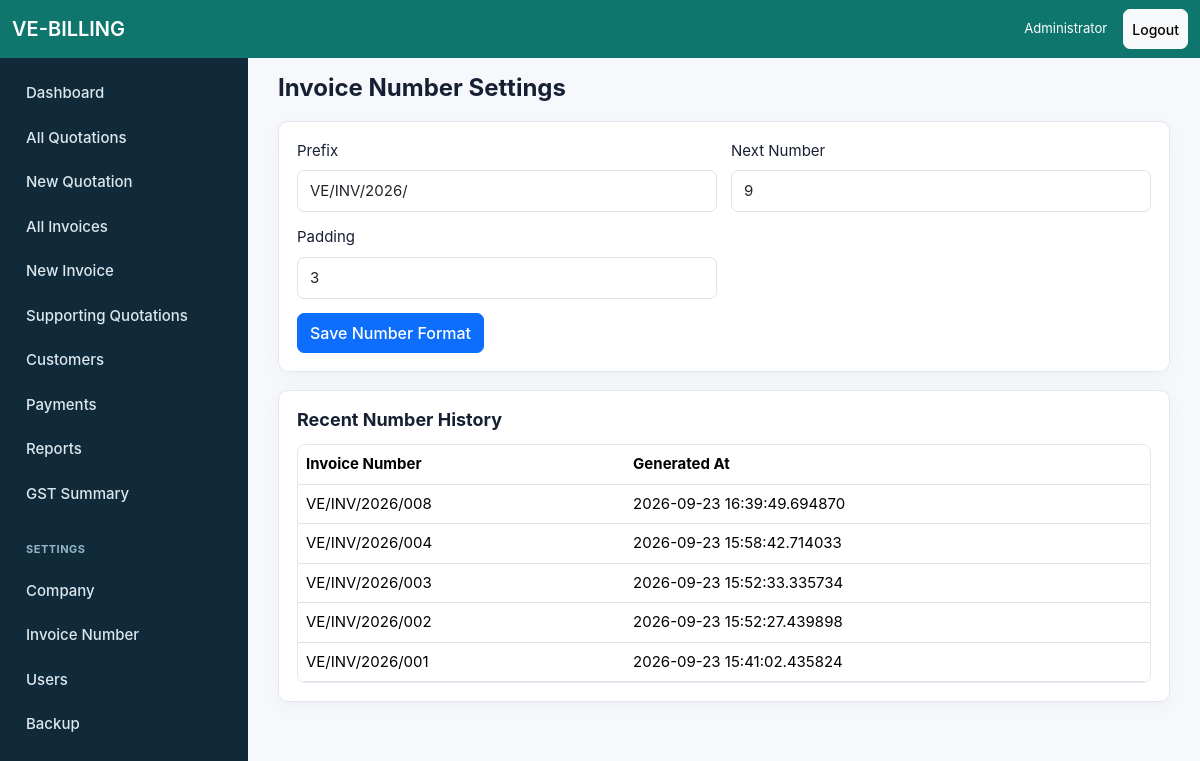
The page /settings/invoice-number (signed in) on the database its author committed.
### models/core.py (models this page shows)
class TimestampMixin:
    created_at = db.Column(db.DateTime, default=datetime.utcnow, nullable=False)
    updated_at = db.Column(db.DateTime, default=datetime.utcnow, onupdate=datetime.utcnow)

class User(UserMixin, TimestampMixin, db.Model):
    id = db.Column(db.Integer, primary_key=True)
    name = db.Column(db.String(120), nullable=False)
    username = db.Column(db.String(80), unique=True, nullable=False)
    email = db.Column(db.String(160), unique=True, nullable=False)
    password_hash = db.Column(db.String(255), nullable=False)
    role = db.Column(db.String(20), default="staff", nullable=False)
    active = db.Column(db.Boolean, default=True, nullable=False)
    @property
    def is_active(self):
        return self.active

class InvoiceNumberSetting(TimestampMixin, db.Model):
    id = db.Column(db.Integer, primary_key=True)
    prefix = db.Column(db.String(80), nullable=False)
    next_number = db.Column(db.Integer, default=1, nullable=False)
    padding = db.Column(db.Integer, default=3, nullable=False)

class InvoiceNumberHistory(TimestampMixin, db.Model):
    id = db.Column(db.Integer, primary_key=True)
    invoice_number = db.Column(db.String(80), unique=True, nullable=False)
    invoice_id = db.Column(db.Integer, db.ForeignKey("invoice.id"))
    generated_by = db.Column(db.Integer, db.ForeignKey("user.id"))

### routes/main.py (the view, shortened to what this page needs)
@main_bp.route("/settings/invoice-number", methods=["GET", "POST"])
@login_required
def invoice_number_settings():
    if not admin_required():
        return redirect(url_for("main.dashboard"))
    setting = InvoiceNumberSetting.query.first()
    return render_template("settings_number.html", setting=setting, history=InvoiceNumberHistory.query.order_by(InvoiceNumberHistory.created_at.desc()).limit(50).all())

### app.py (called while the page is built)
@login_manager.user_loader
def load_user(user_id):
    return db.session.get(User, int(user_id))

### routes/main.py (called while the page is built)
@main_bp.context_processor
def inject_globals():
    return {"today": date.today(), "is_admin": current_user.is_authenticated and current_user.role == "admin"}

def admin_required():
    if current_user.role != "admin":
        flash("Admin access required.", "warning")
        return False
    return True

### templates/settings_number.html (shortened to what this page needs)
{% extends "base.html" %}
{% block content %}
<div class="page-head"><h1>Invoice Number Settings</h1></div>
<section class="panel">
  <form class="grid-form" method="post">
    <div><label class="form-label">Prefix</label><input class="form-control" name="prefix" value="{{ setting.prefix }}"></div>
    <div><label class="form-label">Next Number</label><input class="form-control" name="next_number" type="number" value="{{ setting.next_number }}"></div>
    <div><label class="form-label">Padding</label><input class="form-control" name="padding" type="number" value="{{ setting.padding }}"></div>
    <div class="wide"><button class="btn btn-primary">Save Number Format</button></div>
  </form>
</section>
<section class="panel"><h2>Recent Number History</h2><div class="table-responsive"><table class="table"><thead><tr><th>Invoice Number</th><th>Generated At</th></tr></thead><tbody>{% for h in history %}<tr><td>{{ h.invoice_number }}</td><td>{{ h.created_at }}</td></tr>{% endfor %}</tbody></table></div></section>
{% endblock %}

### templates/base.html (shortened to what this page needs)
<!doctype html>
<html lang="en">
<head>
  <link href="https://cdn.jsdelivr.net/npm/bootstrap@5.3.3/dist/css/bootstrap.min.css" rel="stylesheet">
  <link rel="stylesheet" href="{{ url_for('static', filename='css/app.css') }}">
</head>
<body>
{% if current_user.is_authenticated %}
<nav class="navbar navbar-dark app-topbar fixed-top">
  <div class="container-fluid">
    <a class="navbar-brand fw-semibold" href="{{ url_for('main.dashboard') }}">VE-BILLING</a>
    <div class="d-flex align-items-center gap-3 text-white small">
      <span class="d-none d-sm-inline">{{ current_user.name }}</span>
      <a class="btn btn-sm btn-light" href="{{ url_for('auth.logout') }}">Logout</a>
    </div>
  </div>
</nav>
<aside class="sidebar d-none d-lg-flex">
  {% include "partials/nav.html" %}
</aside>
{% endif %}
<main class="{% if current_user.is_authenticated %}app-main{% else %}auth-main{% endif %}">
  <div class="container-fluid">
    {% block content %}{% endblock %}
  </div>
</main>
</body>
</html>

### templates/partials/nav.html
<div class="nav-panel">
  <a href="{{ url_for('main.dashboard') }}">Dashboard</a>
  <a href="{{ url_for('main.quotations') }}">All Quotations</a>
  <a href="{{ url_for('main.new_quotation') }}">New Quotation</a>
  <a href="{{ url_for('main.invoices') }}">All Invoices</a>
  <a href="{{ url_for('main.new_invoice') }}">New Invoice</a>
  <a href="{{ url_for('main.supporting_quotations') }}">Supporting Quotations</a>
  <a href="{{ url_for('main.customers') }}">Customers</a>
  <a href="{{ url_for('main.payments') }}">Payments</a>
  <a href="{{ url_for('main.reports') }}">Reports</a>
  <a href="{{ url_for('main.gst_summary') }}">GST Summary</a>
  {% if is_admin %}
  <div class="nav-section">Settings</div>
  <a href="{{ url_for('main.company_settings') }}">Company</a>
  <a href="{{ url_for('main.invoice_number_settings') }}">Invoice Number</a>
  <a href="{{ url_for('main.users') }}">Users</a>
  <a href="{{ url_for('main.backup') }}">Backup</a>
  {% endif %}
</div>

### static/css/app.css (style rules this page uses)
:root { --teal:#0f766e;--teal-dark:#0d5e58;--ink:#172033;--muted:#64748b;--line:#e2e8f0;--bg:#f6f8fb }
* { letter-spacing:0;box-sizing:border-box }
body { background:var(--bg);color:var(--ink);font-size:15px;font-family:-apple-system,BlinkMacSystemFont,"Segoe UI",Roboto,Helvetica,Arial,sans-serif;-webkit-tap-highlight-color:transparent }
.app-topbar { background:var(--teal);height:58px;z-index:1030 }
.sidebar { position:fixed;top:58px;bottom:0;left:0;width:248px;background:#102a3a;overflow-y:auto;z-index:1020 }
.app-main { padding:74px 18px 28px;margin-left:248px;min-height:100vh }
.nav-panel { display:flex;flex-direction:column;width:100%;padding:14px;gap:2px }
.nav-panel a,.nav-section { color:#dce8ef;text-decoration:none;padding:10px 12px;border-radius:6px;font-weight:500;transition:all 0.15s ease }
.nav-section { color:#93b6c7;text-transform:uppercase;font-size:11px;margin-top:14px;font-weight:700;letter-spacing:0.5px }
.login-card,.panel,.metric { background:#fff;border:1px solid var(--line);border-radius:10px;box-shadow:0 4px 20px rgba(15,23,42,.04) }
.page-head { display:flex;justify-content:space-between;gap:14px;align-items:center;margin-bottom:18px;flex-wrap:wrap }
.page-head h1 { font-size:24px;font-weight:700;margin:0 }
.panel { padding:18px;margin-bottom:18px }
.panel h2 { font-size:18px;font-weight:700;margin-bottom:14px }
.grid-form { display:grid;grid-template-columns:repeat(2,minmax(0,1fr));gap:14px }
.grid-form .wide { grid-column:1/-1 }
.table { min-width:820px;margin-bottom:0 }
.table-responsive { border-radius:8px;border:1px solid var(--line);overflow-x:auto;-webkit-overflow-scrolling:touch }
.btn { border-radius:7px;min-height:40px;font-weight:500;display:inline-flex;align-items:center;justify-content:center }
.form-control,.form-select { border-radius:7px;min-height:42px;font-size:15px }

### rows shown on the page
User: name "Administrator"
InvoiceNumberSetting: prefix "VE/INV/2026/", next_number "9", padding "3"
InvoiceNumberHistory: invoice_number "VE/INV/2026/008", created_at "2026-09-23 16:39:49.694870"
InvoiceNumberHistory: invoice_number "VE/INV/2026/004", created_at "2026-09-23 15:58:42.714033"
InvoiceNumberHistory: invoice_number "VE/INV/2026/003", created_at "2026-09-23 15:52:33.335734"
InvoiceNumberHistory: invoice_number "VE/INV/2026/002", created_at "2026-09-23 15:52:27.439898"
InvoiceNumberHistory: invoice_number "VE/INV/2026/001", created_at "2026-09-23 15:41:02.435824"
